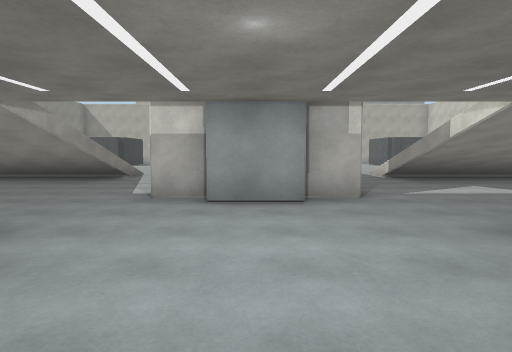
[1] (above)

24 first-person views from a walk through a Unity game level. The camera is 1.5 m above the floor, tilts 4° down and sees 75° across. The floor is counted in squares, 2 m on a side. Each view is taken from the middle of a square. On the plan, view 1 faces up. The plan holds only what a view shows up to about 11 squares ahead; the rest is blank. The place goes on beyond the plan.

[2]
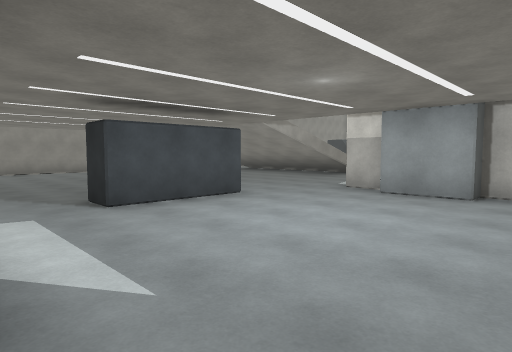

[3]
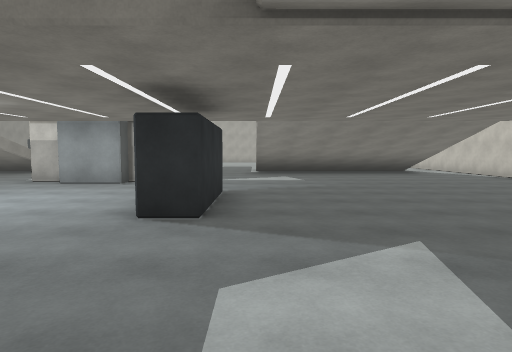

[4]
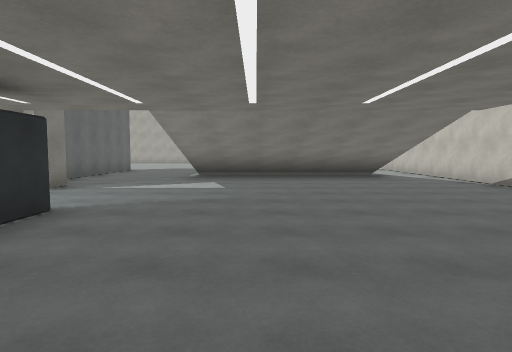

[5]
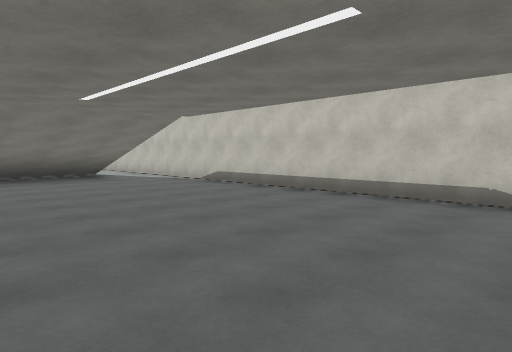

[6]
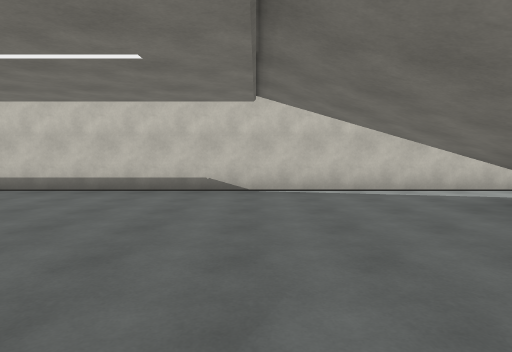

[7]
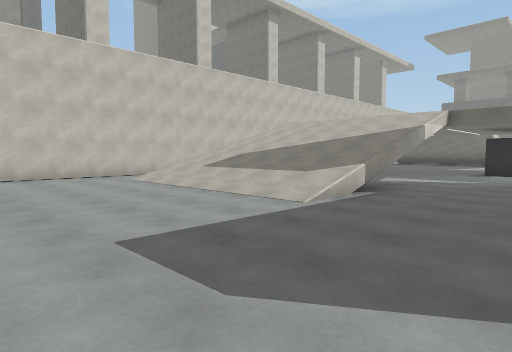

[8]
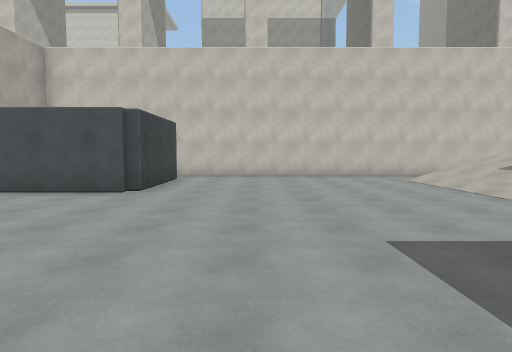

[9]
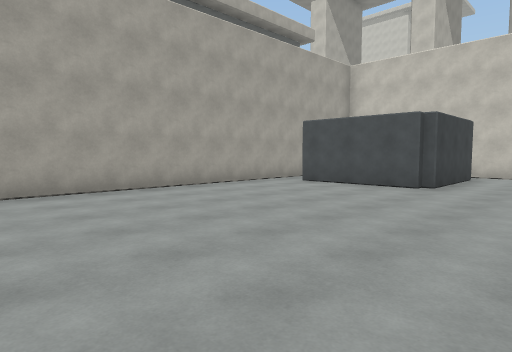

[10]
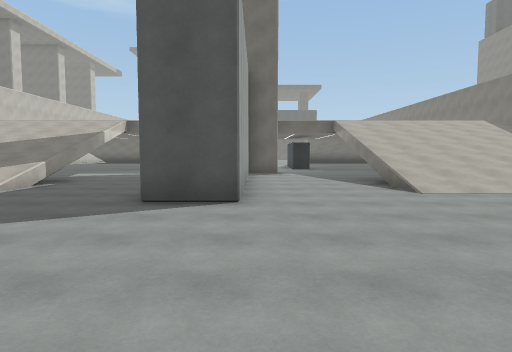

[11]
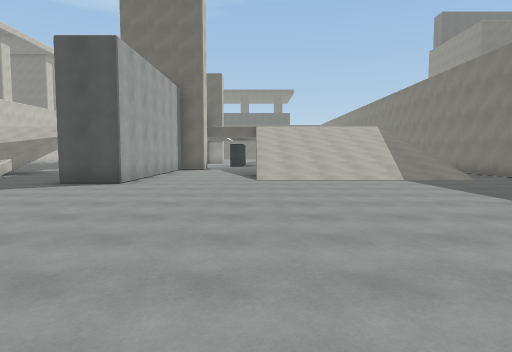

[12]
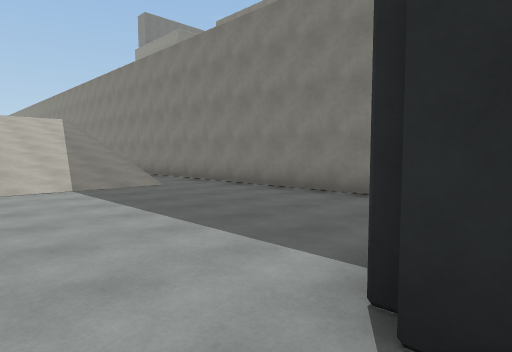

[13]
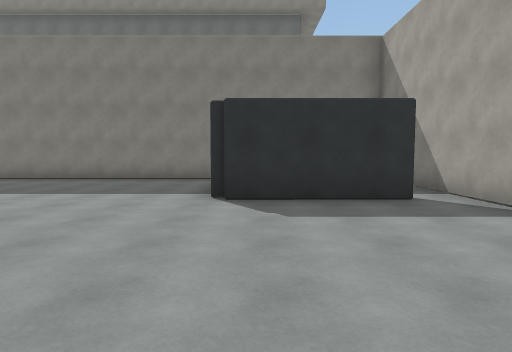

[14]
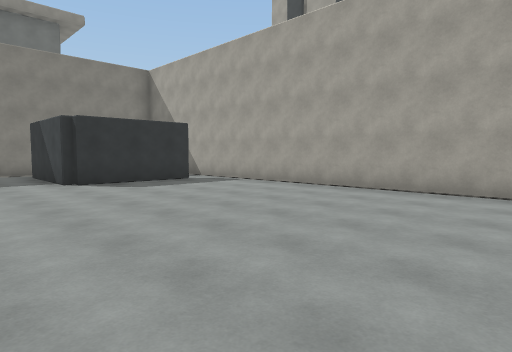

[15]
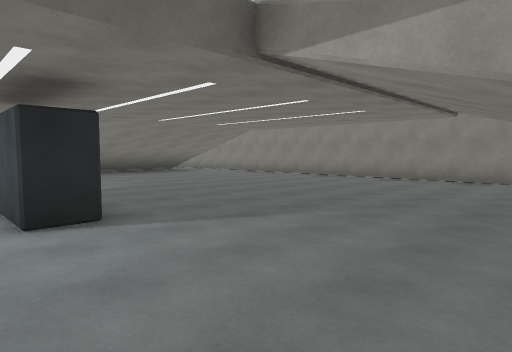

[16]
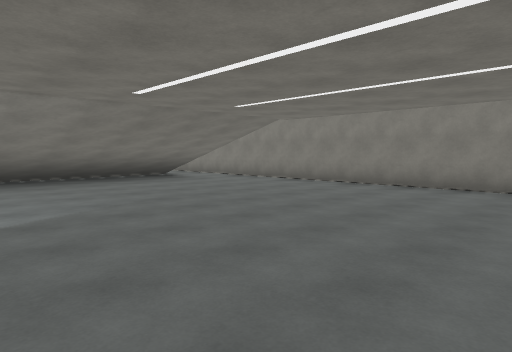

[17]
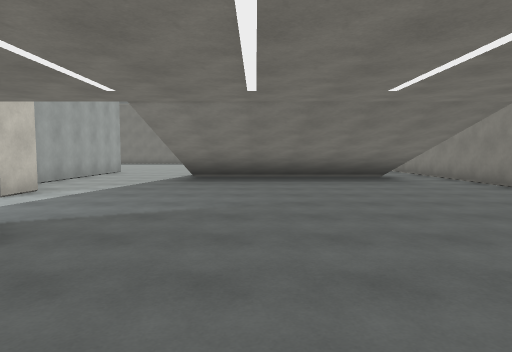

[18]
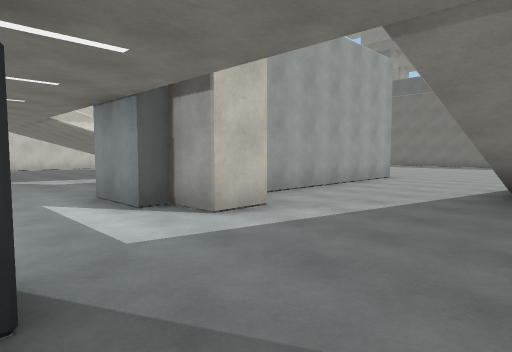

[19]
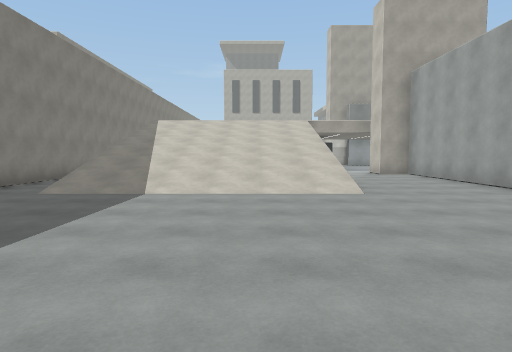

[20]
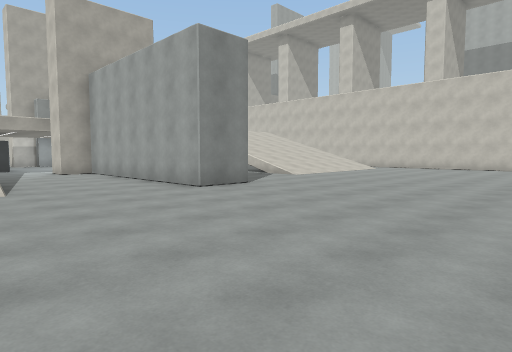

[21]
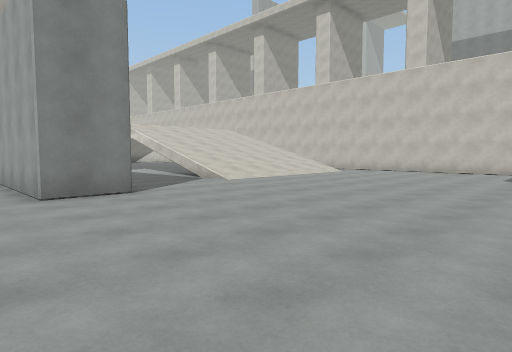

[22]
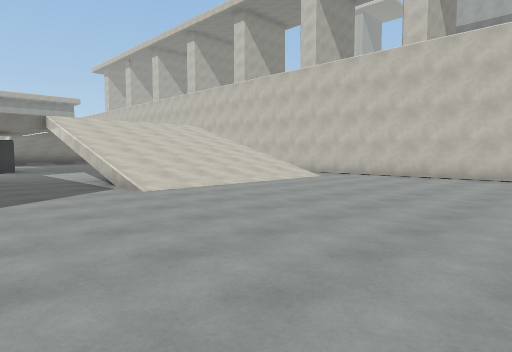

[23]
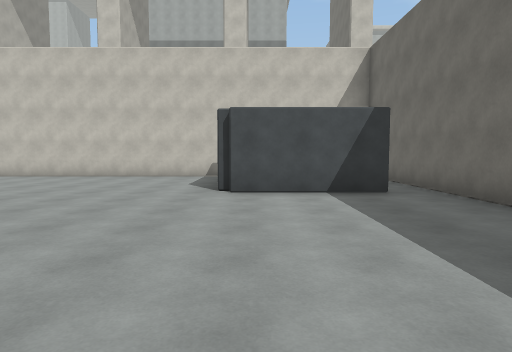

[24]
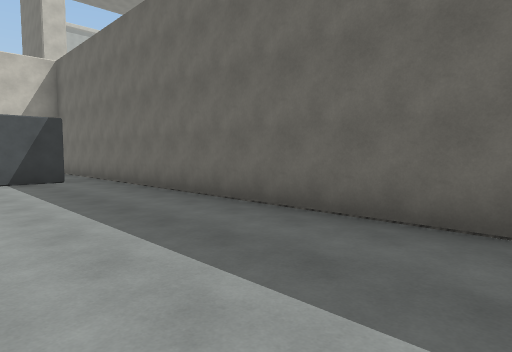

### Floor plan
Key: @ floor where view 1 was taken; # wall or solid block; x gap in a wall; . floor; / step, stairs or slope; = window, fence, low wall or low ledge; v drop or lower ground.
Columns run from 12 left of view 1 to 12 right of it. Each row starts with its distance up from view 1.
 23    ###################
 22    ..................
 21      #..............#
 20      #..............#
 19   ####..............###
 18 #.......................#
 17 #.......................#
 16 #.......................#
 15 #.......................#
 14 #.......................#
 13 #...........#...........#
 12 #.///////...#...///////.#
 11 #.=//////...#...=//////.#
 10 #.=//////...#...=//////.#
  9 #.x//////...#...v//////.#
  8    //////...#...#//////.#
  7       ......#...........#
  6 #..........###..........#
  5 #.......................#
  4 #.......................#
  3 #........#.....#........#
  2 #........#.....#........#
  1 #........#.....#........#
  0 #...........@...........#
 -1 #...........#...........#
 -2 #..........### .........#
 -3 #...........#  .........#
 -4 #. //////...# ..#//////.#
 -5 #.x//////...# ..v//// /.#
 -6 #. //////...# ..=///// .#
 -7 #.=//////...# ..=//////.#
 -8  .///////...#...///////.#
 -9   ......................#
-10    .....................#
-11    .....................#
-12     ....................#
-13      ...................#
-14       ..............#  .#
-15        .............#
-16           ..........#
-17           ..........#
-18           ............
-19           #############

Positions as (right, up) in squares from view 1, and headings:
1: (0, 0), facing up
2: (2, -1), facing up-left
3: (4, -3), facing up
4: (6, -1), facing up
5: (6, -1), facing up-right
6: (5, -1), facing right
7: (1, 16), facing down-right
8: (1, 16), facing right
9: (0, 16), facing up-right
10: (-1, 18), facing down
11: (-4, 21), facing down
12: (-6, 19), facing down-left
13: (-2, 19), facing left
14: (1, 16), facing up-left
15: (-2, 7), facing down-left
16: (-4, 4), facing down-left
17: (-6, 4), facing down
18: (-5, 1), facing down-right
19: (-6, -14), facing up
20: (-5, -15), facing up-right
21: (-2, -15), facing up-right
22: (1, -14), facing up-right
23: (1, -15), facing right
24: (-2, -15), facing down-right
